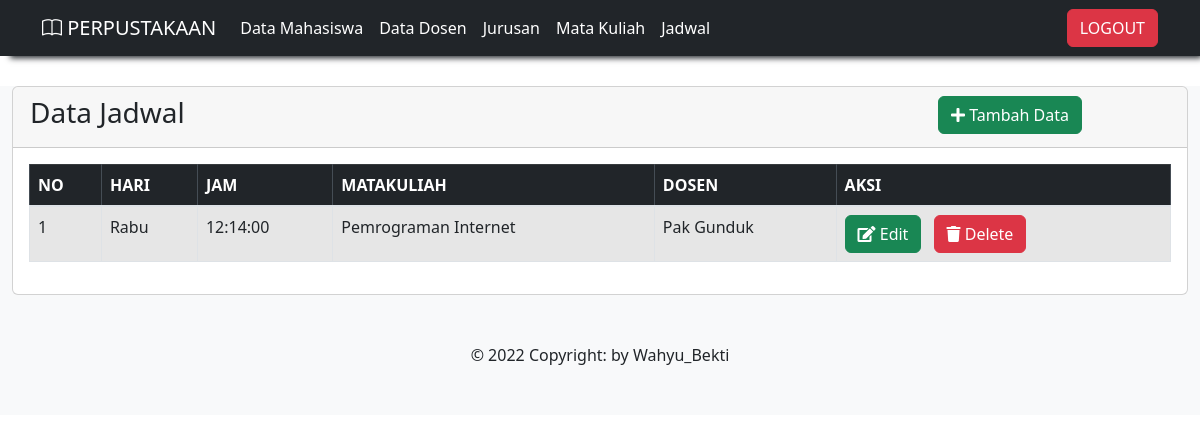
Page /admin/data_jadwal.php (signed in) on the committed database.
### tables this page shows
CREATE TABLE `jadwal` (
  `id_jadwal` int(11) NOT NULL,
  `hari` enum('Senin','Selasa','Rabu','Kamis','Jumat') NOT NULL,
  `jam` time NOT NULL,
  `id_matkul` int(5) NOT NULL,
  `id_dosen` int(5) NOT NULL
);

CREATE TABLE `matkul` (
  `id_matkul` int(5) NOT NULL,
  `nama_matkul` varchar(50) NOT NULL
);

CREATE TABLE `dosen` (
  `id_dosen` int(5) NOT NULL,
  `nama_dosen` varchar(20) NOT NULL,
  `alamat` text NOT NULL,
  `telephone` varchar(13) NOT NULL
);

### admin/data_jadwal.php (the view, shortened to what this page needs)
<?php
include "../navbar.php";
include "../css.php";
?>
<!DOCTYPE html>
<html>
<head>
</head>
<body>
    <div class="card">
        <div class="card-header">
            <table>
                <tr>
                    <th>
                        <h3>Data Jadwal</h3>
                    </th>
                    <th class="right">
                        <a href="tambah_jadwal.php" class="btn btn-success"><i class="fa fa-plus"></i> Tambah Data
                        </a>
                    </th>
                </tr>
            </table>
        </div>
        <div class="card-body">
            <table class="table  table-striped table-bordered table-hover ">
                <thead class="table-dark ">
                    <tr>
                        <th>NO</th>
                        <th>HARI</th>
                        <th>JAM</th>
                        <th>MATAKULIAH</th>
                        <th>DOSEN</th>
                        <th>AKSI</th>
                    </tr>
                </thead>
                <tbody>
                    <?php
                    include "../koneksi.php";
                    $qry_jadwal = mysqli_query($koneksi, "select * from jadwal inner join matkul on jadwal.id_matkul= matkul.id_matkul inner join dosen on jadwal.id_dosen = dosen.id_dosen");
                    $no = 0;
                    while ($data_jadwal = mysqli_fetch_array($qry_jadwal)) {
                        $no++; ?>
                    <tr>
                        <td>
                            <?= $no ?>
                        </td>
                        <td>
                            <?= $data_jadwal['hari'] ?>
                        </td>
                        <td>
                            <?= $data_jadwal['jam'] ?>
                        </td>
                        <td>
                            <?= $data_jadwal['nama_matkul'] ?>
                        </td>
                        <td>
                            <?= $data_jadwal['nama_dosen'] ?>
                        </td>
                        <td><a href="edit_jadwal.php?id_jadwal=<?= $data_jadwal['id_jadwal'] ?>"
                                class="btn btn-success"><i class="fa fa-edit"></i> Edit</a>
                            <a href="delete_jadwal.php?id_jadwal=<?= $data_jadwal['id_jadwal'] ?>"
                                oneclick="return confirm('Apakah Anda Yakin menghapus data ini ?')"
                                class="btn btn-danger ml-2"><i class="fa fa-trash"></i> Delete</a>
                        </td>
                    </tr>
                    <?php
                    }
                    ?>
                </tbody>
            </table>
        </div>
    </div>
</body>
<?php include "../footer.php" ?>
</html>

### admin/data_jadwal.php (style rules this page uses)
.right { position: absolute; right: 0px; width: 250px; }

### rows in the picture
jadwal: hari "Rabu", jam "12:14:00", id_matkul.nama_matkul "Pemrograman Internet", id_dosen.nama_dosen "Pak Gunduk"
